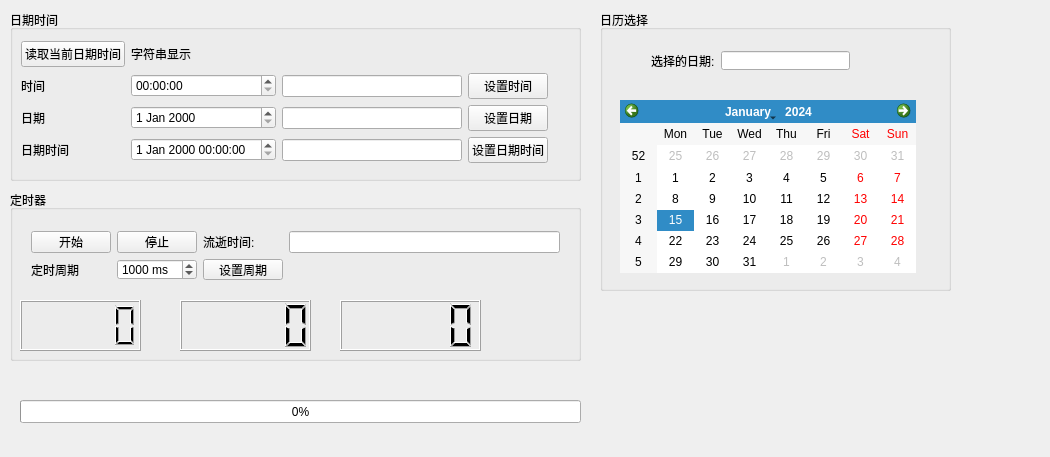
<?xml version="1.0" encoding="UTF-8"?>
<ui version="4.0">
 <class>Widget</class>
 <widget class="QWidget" name="Widget">
  <property name="geometry">
   <rect>
    <x>0</x>
    <y>0</y>
    <width>1050</width>
    <height>457</height>
   </rect>
  </property>
  <property name="windowTitle">
   <string>Widget</string>
  </property>
  <widget class="QGroupBox" name="groupBox">
   <property name="geometry">
    <rect>
     <x>10</x>
     <y>10</y>
     <width>571</width>
     <height>171</height>
    </rect>
   </property>
   <property name="title">
    <string>日期时间</string>
   </property>
   <widget class="QWidget" name="gridLayoutWidget">
    <property name="geometry">
     <rect>
      <x>0</x>
      <y>20</y>
      <width>549</width>
      <height>146</height>
     </rect>
    </property>
    <layout class="QGridLayout" name="gridLayout">
     <item row="1" column="1">
      <widget class="QTimeEdit" name="timeEdit"/>
     </item>
     <item row="3" column="1">
      <widget class="QDateTimeEdit" name="dateTimeEdit"/>
     </item>
     <item row="2" column="1">
      <widget class="QDateEdit" name="dateEdit"/>
     </item>
     <item row="3" column="0">
      <widget class="QLabel" name="label_4">
       <property name="text">
        <string>日期时间</string>
       </property>
      </widget>
     </item>
     <item row="2" column="0">
      <widget class="QLabel" name="label_3">
       <property name="text">
        <string>日期</string>
       </property>
      </widget>
     </item>
     <item row="3" column="2">
      <widget class="QLineEdit" name="datetimeLineEdit">
       <property name="minimumSize">
        <size>
         <width>100</width>
         <height>0</height>
        </size>
       </property>
      </widget>
     </item>
     <item row="1" column="2">
      <widget class="QLineEdit" name="timeLineEdit">
       <property name="minimumSize">
        <size>
         <width>50</width>
         <height>0</height>
        </size>
       </property>
      </widget>
     </item>
     <item row="0" column="0">
      <widget class="QPushButton" name="btnReadDateTime">
       <property name="text">
        <string>读取当前日期时间</string>
       </property>
      </widget>
     </item>
     <item row="0" column="1">
      <widget class="QLabel" name="label">
       <property name="text">
        <string>字符串显示</string>
       </property>
      </widget>
     </item>
     <item row="1" column="0">
      <widget class="QLabel" name="label_2">
       <property name="text">
        <string>时间</string>
       </property>
      </widget>
     </item>
     <item row="2" column="2">
      <widget class="QLineEdit" name="dateLineEdit"/>
     </item>
     <item row="1" column="3">
      <widget class="QPushButton" name="btnSetTime">
       <property name="text">
        <string>设置时间</string>
       </property>
      </widget>
     </item>
     <item row="2" column="3">
      <widget class="QPushButton" name="btnSetDate">
       <property name="text">
        <string>设置日期</string>
       </property>
      </widget>
     </item>
     <item row="3" column="3">
      <widget class="QPushButton" name="btnSetDateTime">
       <property name="text">
        <string>设置日期时间</string>
       </property>
      </widget>
     </item>
    </layout>
   </widget>
  </widget>
  <widget class="QGroupBox" name="groupBox_2">
   <property name="geometry">
    <rect>
     <x>600</x>
     <y>10</y>
     <width>351</width>
     <height>281</height>
    </rect>
   </property>
   <property name="title">
    <string>日历选择</string>
   </property>
   <widget class="QWidget" name="gridLayoutWidget_2">
    <property name="geometry">
     <rect>
      <x>40</x>
      <y>30</y>
      <width>221</width>
      <height>41</height>
     </rect>
    </property>
    <layout class="QGridLayout" name="gridLayout_2">
     <item row="0" column="0">
      <widget class="QLabel" name="label_5">
       <property name="text">
        <string>选择的日期:</string>
       </property>
      </widget>
     </item>
     <item row="0" column="1">
      <widget class="QLineEdit" name="calLineEdit"/>
     </item>
    </layout>
   </widget>
   <widget class="QCalendarWidget" name="calendarWidget">
    <property name="geometry">
     <rect>
      <x>20</x>
      <y>90</y>
      <width>296</width>
      <height>173</height>
     </rect>
    </property>
   </widget>
  </widget>
  <widget class="QGroupBox" name="groupBox_3">
   <property name="geometry">
    <rect>
     <x>10</x>
     <y>190</y>
     <width>571</width>
     <height>171</height>
    </rect>
   </property>
   <property name="title">
    <string>定时器</string>
   </property>
   <widget class="QWidget" name="gridLayoutWidget_3">
    <property name="geometry">
     <rect>
      <x>10</x>
      <y>30</y>
      <width>551</width>
      <height>71</height>
     </rect>
    </property>
    <layout class="QGridLayout" name="gridLayout_3">
     <item row="0" column="0">
      <widget class="QPushButton" name="btnTimerBegin">
       <property name="text">
        <string>开始</string>
       </property>
      </widget>
     </item>
     <item row="0" column="3">
      <widget class="QLineEdit" name="LabElapsTime"/>
     </item>
     <item row="0" column="1">
      <widget class="QPushButton" name="btnTimerStop">
       <property name="text">
        <string>停止</string>
       </property>
      </widget>
     </item>
     <item row="0" column="2">
      <widget class="QLabel" name="label_6">
       <property name="text">
        <string>流逝时间:</string>
       </property>
      </widget>
     </item>
     <item row="1" column="0">
      <widget class="QLabel" name="label_7">
       <property name="text">
        <string>定时周期</string>
       </property>
      </widget>
     </item>
     <item row="1" column="1">
      <widget class="QSpinBox" name="timerInterval">
       <property name="suffix">
        <string> ms</string>
       </property>
       <property name="maximum">
        <number>10000</number>
       </property>
       <property name="value">
        <number>1000</number>
       </property>
      </widget>
     </item>
     <item row="1" column="2">
      <widget class="QPushButton" name="btnSetInterval">
       <property name="text">
        <string>设置周期</string>
       </property>
      </widget>
     </item>
    </layout>
   </widget>
   <widget class="QLCDNumber" name="lcdNumberHour">
    <property name="geometry">
     <rect>
      <x>10</x>
      <y>110</y>
      <width>121</width>
      <height>51</height>
     </rect>
    </property>
   </widget>
   <widget class="QLCDNumber" name="lcdNumberMinute">
    <property name="geometry">
     <rect>
      <x>170</x>
      <y>110</y>
      <width>131</width>
      <height>51</height>
     </rect>
    </property>
    <property name="smallDecimalPoint">
     <bool>false</bool>
    </property>
    <property name="segmentStyle">
     <enum>QLCDNumber::Filled</enum>
    </property>
    <property name="value" stdset="0">
     <double>0.000000000000000</double>
    </property>
    <property name="intValue" stdset="0">
     <number>0</number>
    </property>
   </widget>
   <widget class="QLCDNumber" name="lcdNumberSecond">
    <property name="geometry">
     <rect>
      <x>330</x>
      <y>110</y>
      <width>141</width>
      <height>51</height>
     </rect>
    </property>
   </widget>
  </widget>
  <widget class="QProgressBar" name="progressBar">
   <property name="geometry">
    <rect>
     <x>20</x>
     <y>400</y>
     <width>561</width>
     <height>23</height>
    </rect>
   </property>
   <property name="maximum">
    <number>100</number>
   </property>
   <property name="value">
    <number>0</number>
   </property>
  </widget>
 </widget>
 <layoutdefault spacing="6" margin="11"/>
 <resources/>
 <connections/>
</ui>
